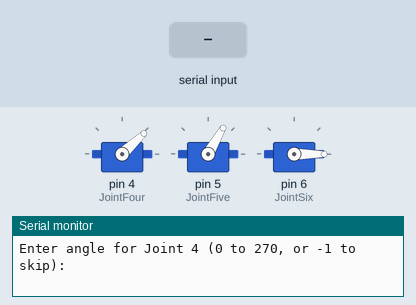
Simulated run of this sketch. Board: Arduino Uno, built with avr-gcc and run on an emulated ATmega328P. On the bench: 3 × servo, the last lines printed to the serial monitor. The inputs (shaded band) are chosen by the test bench.

Above: at 1.2 s.
1.3 s: "90,45\n" received over Serial
At 2.2 s:
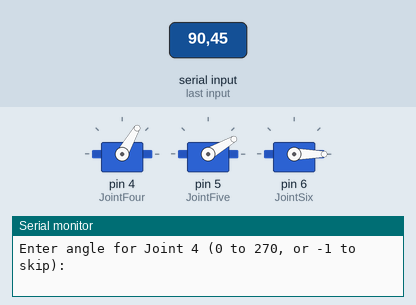
2.8 s: "30,150\n" received over Serial
At 3.3 s:
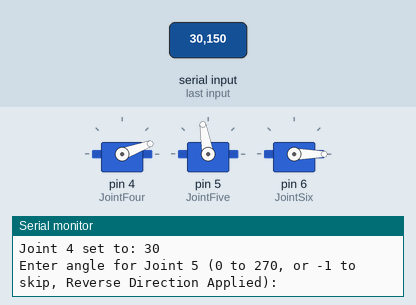
4.3 s: "0\n" received over Serial
At 5.5 s:
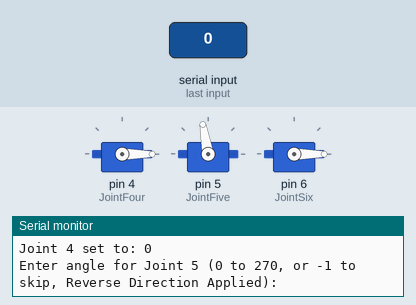
5.8 s: "5\n" received over Serial
At 6.6 s:
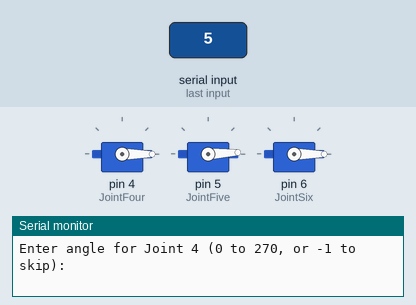
7.3 s: "200\n" received over Serial
At 7.9 s:
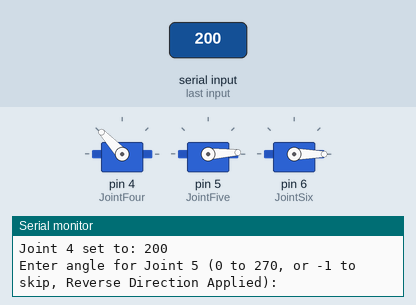
8.8 s: "90\n" received over Serial
At 10.2 s:
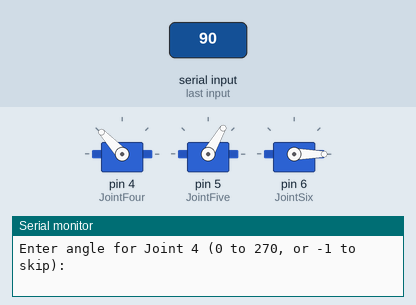
Timing chart, 0 to 11.3 s (numbered marks = the images above; inputs shaded):
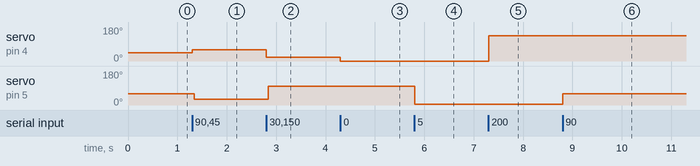

The sketch:

teensy_wrist_control.ino
```cpp
#include <PWMServo.h>

PWMServo JointFour;  // Create servo objects
PWMServo JointFive;
PWMServo JointSix;

int angle4 = 65; // Default starting angles
int angle5 = 90;
int angle6 = 0;

void setup() {
    Serial.begin(9600); // Start serial communication
    JointFour.attach(4);  // Attach servos to their respective PWM-capable pins on Teensy
    JointFive.attach(5);
    JointSix.attach(6);

    // Move servos to default position
    JointFour.write(map(angle4, 0, 270, 0, 180));
    JointFive.write(map(angle5, 0, 270, 0, 180));
    JointSix.write(map(angle6, 0, 270, 0, 180));
}

void clearSerialBuffer() {
    while (Serial.available() > 0) {
        Serial.read();  // Clear any leftover characters in the serial buffer
    }
}

void loop() {
    int inputAngle;

    Serial.println("Enter angle for Joint 4 (0 to 270, or -1 to skip): ");
    while (Serial.available() == 0); // Wait for user input
    inputAngle = Serial.parseInt();
    clearSerialBuffer();
    if (inputAngle != -1) { // Only update if not skipping
        angle4 = inputAngle;
        JointFour.write(map(angle4, 0, 270, 0, 180));
    }
    Serial.print("Joint 4 set to: "); Serial.println(angle4);

    Serial.println("Enter angle for Joint 5 (0 to 270, or -1 to skip, Reverse Direction Applied): ");
    while (Serial.available() == 0);
    inputAngle = Serial.parseInt();
    clearSerialBuffer();
    if (inputAngle != -1) {
        angle5 = inputAngle;
        JointFive.write(map(angle5, 0, 270, 0, 180)); // Reverse direction & map range
    }
    // Serial.print("Joint 5 set to: "); Serial.println(angle5);

    // Serial.println("Enter angle for Joint 6 (0 to 270, or -1 to skip): ");
    // while (Serial.available() == 0);
    // inputAngle = Serial.parseInt();
    // clearSerialBuffer();
    // if (inputAngle != -1) {
    //     angle6 = inputAngle;
    //     JointSix.write(map(angle6, 0, 270, 0, 180));
    // }
    // Serial.print("Joint 6 set to: "); Serial.println(angle6);

    delay(500); // Small delay before the next loop iteration
}
```

Measured:
- after the input at 1.3 s, servo on pin 4 (JointFour): 43° → 60° at once; servo on pin 5 (JointFive): 60° → 30° at once
- after the input at 2.8 s, servo on pin 4 (JointFour): 60° → 20° at once; servo on pin 5 (JointFive): 30° → 100° at once
- after the input at 4.3 s, servo on pin 4 (JointFour): 20° → 0° at once
- after the input at 5.8 s, servo on pin 5 (JointFive): 100° → 3° at once
- after the input at 7.3 s, servo on pin 4 (JointFour): 0° → 133° at once
- after the input at 8.8 s, servo on pin 5 (JointFive): 3° → 60° at once
